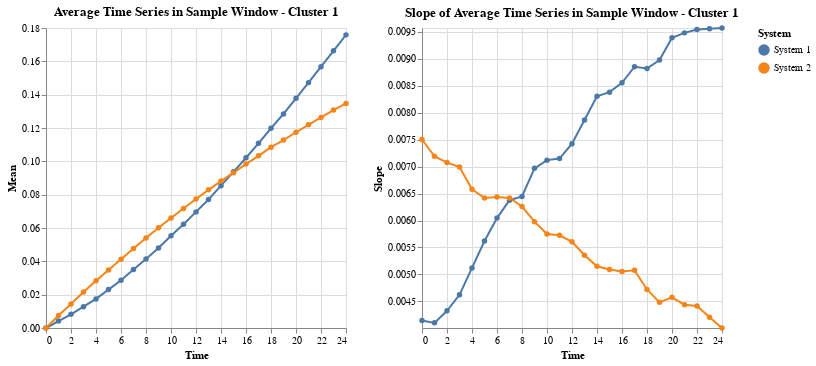
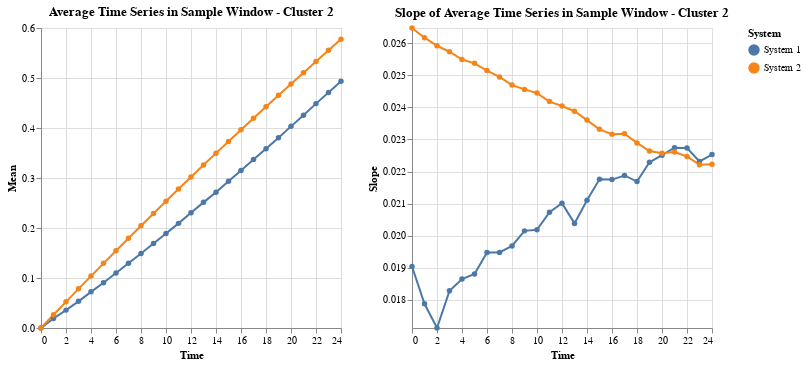

Notebook code for these charts, in order:
### Code cell
windowType = "Sample"
for cluster_label in [0, 1, 2]:
    process_cluster(cluster_label, df, df2,windowType)

### Figure 1 — Vega specification as saved in the notebook (floating-point values rounded to 4 significant figures)
{"$schema": "https://vega.github.io/schema/vega/v5.json", "data": [{"name": "source_0", "values": [{"Time": 0, "Mean": 0.0, "Slope": 0.004146, "System": "System 1"}, {"Time": 1, "Mean": 0.004146, "Slope": 0.004102, "System": "System 1"}, {"Time": 2, "Mean": 0.008205, "Slope": 0.004325, "System": "System 1"}, {"Time": 3, "Mean": 0.0128, "Slope": 0.004622, "System": "System 1"}, {"Time": 4, "Mean": 0.01745, "Slope": 0.005121, "System": "System 1"}, {"Time": 5, "Mean": 0.02304, "Slope": 0.00562, "System": "System 1"}, {"Time": 6, "Mean": 0.02869, "Slope": 0.006045, "System": "System 1"}, {"Time": 7, "Mean": 0.03513, "Slope": 0.006376, "System": "System 1"}, {"Time": 8, "Mean": 0.04144, "Slope": 0.006446, "System": "System 1"}, {"Time": 9, "Mean": 0.04802, "Slope": 0.006967, "System": "System 1"}, {"Time": 10, "Mean": 0.05537, "Slope": 0.007119, "System": "System 1"}, {"Time": 11, "Mean": 0.06226, "Slope": 0.007149, "System": "System 1"}, {"Time": 12, "Mean": 0.06967, "Slope": 0.007423, "System": "System 1"}, {"Time": 13, "Mean": 0.07711, "Slope": 0.007863, "System": "System 1"}, {"Time": 14, "Mean": 0.0854, "Slope": 0.008303, "System": "System 1"}, {"Time": 15, "Mean": 0.09371, "Slope": 0.008379, "System": "System 1"}, {"Time": 16, "Mean": 0.1022, "Slope": 0.008552, "System": "System 1"}, {"Time": 17, "Mean": 0.1108, "Slope": 0.008851, "System": "System 1"}, {"Time": 18, "Mean": 0.1199, "Slope": 0.008818, "System": "System 1"}, {"Time": 19, "Mean": 0.1285, "Slope": 0.008976, "System": "System 1"}, {"Time": 20, "Mean": 0.1378, "Slope": 0.009388, "System": "System 1"}, {"Time": 21, "Mean": 0.1472, "Slope": 0.009479, "System": "System 1"}, {"Time": 22, "Mean": 0.1568, "Slope": 0.009539, "System": "System 1"}, {"Time": 23, "Mean": 0.1663, "Slope": 0.009555, "System": "System 1"}, {"Time": 24, "Mean": 0.1759, "Slope": 0.009569, "System": "System 1"}, {"Time": 0, "Mean": 0.0, "Slope": 0.007502, "System": "System 2"}, {"Time": 1, "Mean": 0.007502, "Slope": 0.007191, "System": "System 2"}, {"Time": 2, "Mean": 0.01438, "Slope": 0.007074, "System": "System 2"}, {"Time": 3, "Mean": 0.02165, "Slope": 0.006991, "System": "System 2"}, {"Time": 4, "Mean": 0.02836, "Slope": 0.006579, "System": "System 2"}, {"Time": 5, "Mean": 0.03481, "Slope": 0.006417, "System": "System 2"}, {"Time": 6, "Mean": 0.0412, "Slope": 0.006435, "System": "System 2"}, {"Time": 7, "Mean": 0.04768, "Slope": 0.006419, "System": "System 2"}, {"Time": 8, "Mean": 0.05404, "Slope": 0.006259, "System": "System 2"}, {"Time": 9, "Mean": 0.06019, "Slope": 0.005978, "System": "System 2"}, {"Time": 10, "Mean": 0.06599, "Slope": 0.005749, "System": "System 2"}, {"Time": 11, "Mean": 0.07169, "Slope": 0.005726, "System": "System 2"}, {"Time": 12, "Mean": 0.07744, "Slope": 0.005605, "System": "System 2"}, {"Time": 13, "Mean": 0.0829, "Slope": 0.005357, "System": "System 2"}, {"Time": 14, "Mean": 0.08816, "Slope": 0.005151, "System": "System 2"}, {"Time": 15, "Mean": 0.0932, "Slope": 0.005091, "System": "System 2"}, {"Time": 16, "Mean": 0.09834, "Slope": 0.005054, "System": "System 2"}, {"Time": 17, "Mean": 0.1033, "Slope": 0.005078, "System": "System 2"}, {"Time": 18, "Mean": 0.1085, "Slope": 0.004722, "System": "System 2"}, {"Time": 19, "Mean": 0.1128, "Slope": 0.004483, "System": "System 2"}, {"Time": 20, "Mean": 0.1175, "Slope": 0.004577, "System": "System 2"}, {"Time": 21, "Mean": 0.1219, "Slope": 0.004439, "System": "System 2"}, {"Time": 22, "Mean": 0.1263, "Slope": 0.004417, "System": "System 2"}, {"Time": 23, "Mean": 0.1307, "Slope": 0.004206, "System": "System 2"}, {"Time": 24, "Mean": 0.1347, "Slope": 0.004007, "System": "System 2"}]}, {"name": "data_1", "values": [{"Mean": 0.0, "System": "System 1", "Time": 0}, {"Mean": 0.004146, "System": "System 1", "Time": 1}, {"Mean": 0.008205, "System": "System 1", "Time": 2}, {"Mean": 0.0128, "System": "System 1", "Time": 3}, {"Mean": 0.01745, "System": "System 1", "Time": 4}, {"Mean": 0.02304, "System": "System 1", "Time": 5}, {"Mean": 0.02869, "System": "System 1", "Time": 6}, {"Mean": 0.03513, "System": "System 1", "Time": 7}, {"Mean": 0.04144, "System": "System 1", "Time": 8}, {"Mean": 0.04802, "System": "System 1", "Time": 9}, {"Mean": 0.05537, "System": "System 1", "Time": 10}, {"Mean": 0.06226, "System": "System 1", "Time": 11}, {"Mean": 0.06967, "System": "System 1", "Time": 12}, {"Mean": 0.07711, "System": "System 1", "Time": 13}, {"Mean": 0.0854, "System": "System 1", "Time": 14}, {"Mean": 0.09371, "System": "System 1", "Time": 15}, {"Mean": 0.1022, "System": "System 1", "Time": 16}, {"Mean": 0.1108, "System": "System 1", "Time": 17}, {"Mean": 0.1199, "System": "System 1", "Time": 18}, {"Mean": 0.1285, "System": "System 1", "Time": 19}, {"Mean": 0.1378, "System": "System 1", "Time": 20}, {"Mean": 0.1472, "System": "System 1", "Time": 21}, {"Mean": 0.1568, "System": "System 1", "Time": 22}, {"Mean": 0.1663, "System": "System 1", "Time": 23}, {"Mean": 0.1759, "System": "System 1", "Time": 24}, {"Mean": 0.0, "System": "System 2", "Time": 0}, {"Mean": 0.007502, "System": "System 2", "Time": 1}, {"Mean": 0.01438, "System": "System 2", "Time": 2}, {"Mean": 0.02165, "System": "System 2", "Time": 3}, {"Mean": 0.02836, "System": "System 2", "Time": 4}, {"Mean": 0.03481, "System": "System 2", "Time": 5}, {"Mean": 0.0412, "System": "System 2", "Time": 6}, {"Mean": 0.04768, "System": "System 2", "Time": 7}, {"Mean": 0.05404, "System": "System 2", "Time": 8}, {"Mean": 0.06019, "System": "System 2", "Time": 9}, {"Mean": 0.06599, "System": "System 2", "Time": 10}, {"Mean": 0.07169, "System": "System 2", "Time": 11}, {"Mean": 0.07744, "System": "System 2", "Time": 12}, {"Mean": 0.0829, "System": "System 2", "Time": 13}, {"Mean": 0.08816, "System": "System 2", "Time": 14}, {"Mean": 0.0932, "System": "System 2", "Time": 15}, {"Mean": 0.09834, "System": "System 2", "Time": 16}, {"Mean": 0.1033, "System": "System 2", "Time": 17}, {"Mean": 0.1085, "System": "System 2", "Time": 18}, {"Mean": 0.1128, "System": "System 2", "Time": 19}, {"Mean": 0.1175, "System": "System 2", "Time": 20}, {"Mean": 0.1219, "System": "System 2", "Time": 21}, {"Mean": 0.1263, "System": "System 2", "Time": 22}, {"Mean": 0.1307, "System": "System 2", "Time": 23}, {"Mean": 0.1347, "System": "System 2", "Time": 24}]}, {"name": "data_2", "values": [{"Slope": 0.004146, "System": "System 1", "Time": 0}, {"Slope": 0.004102, "System": "System 1", "Time": 1}, {"Slope": 0.004325, "System": "System 1", "Time": 2}, {"Slope": 0.004622, "System": "System 1", "Time": 3}, {"Slope": 0.005121, "System": "System 1", "Time": 4}, {"Slope": 0.00562, "System": "System 1", "Time": 5}, {"Slope": 0.006045, "System": "System 1", "Time": 6}, {"Slope": 0.006376, "System": "System 1", "Time": 7}, {"Slope": 0.006446, "System": "System 1", "Time": 8}, {"Slope": 0.006967, "System": "System 1", "Time": 9}, {"Slope": 0.007119, "System": "System 1", "Time": 10}, {"Slope": 0.007149, "System": "System 1", "Time": 11}, {"Slope": 0.007423, "System": "System 1", "Time": 12}, {"Slope": 0.007863, "System": "System 1", "Time": 13}, {"Slope": 0.008303, "System": "System 1", "Time": 14}, {"Slope": 0.008379, "System": "System 1", "Time": 15}, {"Slope": 0.008552, "System": "System 1", "Time": 16}, {"Slope": 0.008851, "System": "System 1", "Time": 17}, {"Slope": 0.008818, "System": "System 1", "Time": 18}, {"Slope": 0.008976, "System": "System 1", "Time": 19}, {"Slope": 0.009388, "System": "System 1", "Time": 20}, {"Slope": 0.009479, "System": "System 1", "Time": 21}, {"Slope": 0.009539, "System": "System 1", "Time": 22}, {"Slope": 0.009555, "System": "System 1", "Time": 23}, {"Slope": 0.009569, "System": "System 1", "Time": 24}, {"Slope": 0.007502, "System": "System 2", "Time": 0}, {"Slope": 0.007191, "System": "System 2", "Time": 1}, {"Slope": 0.007074, "System": "System 2", "Time": 2}, {"Slope": 0.006991, "System": "System 2", "Time": 3}, {"Slope": 0.006579, "System": "System 2", "Time": 4}, {"Slope": 0.006417, "System": "System 2", "Time": 5}, {"Slope": 0.006435, "System": "System 2", "Time": 6}, {"Slope": 0.006419, "System": "System 2", "Time": 7}, {"Slope": 0.006259, "System": "System 2", "Time": 8}, {"Slope": 0.005978, "System": "System 2", "Time": 9}, {"Slope": 0.005749, "System": "System 2", "Time": 10}, {"Slope": 0.005726, "System": "System 2", "Time": 11}, {"Slope": 0.005605, "System": "System 2", "Time": 12}, {"Slope": 0.005357, "System": "System 2", "Time": 13}, {"Slope": 0.005151, "System": "System 2", "Time": 14}, {"Slope": 0.005091, "System": "System 2", "Time": 15}, {"Slope": 0.005054, "System": "System 2", "Time": 16}, {"Slope": 0.005078, "System": "System 2", "Time": 17}, {"Slope": 0.004722, "System": "System 2", "Time": 18}, {"Slope": 0.004483, "System": "System 2", "Time": 19}, {"Slope": 0.004577, "System": "System 2", "Time": 20}, {"Slope": 0.004439, "System": "System 2", "Time": 21}, {"Slope": 0.004417, "System": "System 2", "Time": 22}, {"Slope": 0.004206, "System": "System 2", "Time": 23}, {"Slope": 0.004007, "System": "System 2", "Time": 24}]}, {"name": "source_0_color_domain_System_0", "values": [{"System": "System 1"}, {"System": "System 2"}]}, {"name": "data_1_color_domain_System_1", "values": [{"System": "System 1"}, {"System": "System 2"}]}, {"name": "data_2_color_domain_System_2", "values": [{"System": "System 1"}, {"System": "System 2"}]}], "signals": [{"name": "childWidth", "value": 300}], "marks": [{"type": "group", "name": "concat_0_group", "encode": {"update": {"width": {"signal": "childWidth"}, "height": {"signal": "height"}}}, "marks": [{"type": "group", "name": "concat_0_layer_0_pathgroup", "from": {"facet": {"data": "source_0", "name": "faceted_path_concat_0_layer_0_main", "groupby": ["System"]}}, "encode": {"update": {"height": {"field": {"signal": null, "datum": null, "group": "height", "parent": null}}, "width": {"field": {"signal": null, "datum": null, "group": "width", "parent": null}}}}, "marks": [{"type": "line", "name": "concat_0_layer_0_marks", "from": {"data": "faceted_path_concat_0_layer_0_main"}, "sort": {"field": "datum[\"Time\"]"}, "encode": {"update": {"tooltip": {"signal": "{\"Time\": format(datum[\"Time\"], \"\"), \"Mean\": format(datum[\"Mean\"], \"\"), \"System\": isValid(datum[\"System\"]) ? datum[\"System\"] : \"\"+datum[\"System\"]}"}, "description": {"signal": "\"Time: \" + (format(datum[\"Time\"], \"\")) + \"; Mean: \" + (format(datum[\"Mean\"], \"\")) + \"; System: \" + (isValid(datum[\"System\"]) ? datum[\"System\"] : \"\"+datum[\"System\"])"}, "defined": {"signal": "isValid(datum[\"Time\"]) && isFinite(+datum[\"Time\"]) && isValid(datum[\"Mean\"]) && isFinite(+datum[\"Mean\"])"}, "x": {"field": "Time", "scale": "concat_0_x"}, "stroke": {"field": "System", "scale": "color"}, "y": {"field": "Mean", "scale": "concat_0_y"}}}, "style": ["line"]}]}, {"type": "symbol", "name": "concat_0_layer_1_marks", "from": {"data": "data_1"}, "encode": {"update": {"description": {"signal": "\"Time: \" + (format(datum[\"Time\"], \"\")) + \"; Mean: \" + (format(datum[\"Mean\"], \"\")) + \"; System: \" + (isValid(datum[\"System\"]) ? datum[\"System\"] : \"\"+datum[\"System\"])"}, "x": {"field": "Time", "scale": "concat_0_x"}, "fill": {"field": "System", "scale": "color"}, "tooltip": {"signal": "{\"Time\": format(datum[\"Time\"], \"\"), \"Mean\": format(datum[\"Mean\"], \"\"), \"System\": isValid(datum[\"System\"]) ? datum[\"System\"] : \"\"+datum[\"System\"]}"}, "ariaRoleDescription": {"value": "point"}, "y": {"field": "Mean", "scale": "concat_0_y"}, "opacity": {"value": 1}}}, "style": ["point"]}], "axes": [{"scale": "concat_0_x", "tickCount": {"signal": "ceil(childWidth/40)"}, "grid": true, "domain": false, "gridScale": "concat_0_y", "aria": false, "ticks": false, "orient": "bottom", "labels": false, "minExtent": 0, "zindex": 0, "maxExtent": 0}, {"scale": "concat_0_y", "domain": false, "labels": false, "grid": true, "gridScale": "concat_0_x", "aria": false, "tickCount": {"signal": "ceil(height/40)"}, "maxExtent": 0, "ticks": false, "orient": "left", "zindex": 0, "minExtent": 0}, {"scale": "concat_0_x", "title": "Time", "tickCount": {"signal": "ceil(childWidth/40)"}, "grid": false, "labelFlush": true, "labelOverlap": true, "orient": "bottom", "zindex": 0}, {"scale": "concat_0_y", "tickCount": {"signal": "ceil(height/40)"}, "grid": false, "orient": "left", "title": "Mean", "labelOverlap": true, "zindex": 0}], "title": {"text": "Average Time Series in Sample Window - Cluster 1", "frame": "group"}, "style": "cell"}, {"type": "group", "name": "concat_1_group", "encode": {"update": {"height": {"signal": "height"}, "width": {"signal": "childWidth"}}}, "marks": [{"type": "group", "name": "concat_1_layer_0_pathgroup", "from": {"facet": {"data": "source_0", "name": "faceted_path_concat_1_layer_0_main", "groupby": ["System"]}}, "encode": {"update": {"width": {"field": {"signal": null, "datum": null, "group": "width", "parent": null}}, "height": {"field": {"signal": null, "datum": null, "group": "height", "parent": null}}}}, "marks": [{"type": "line", "name": "concat_1_layer_0_marks", "from": {"data": "faceted_path_concat_1_layer_0_main"}, "sort": {"field": "datum[\"Time\"]"}, "encode": {"update": {"tooltip": {"signal": "{\"Time\": format(datum[\"Time\"], \"\"), \"Slope\": format(datum[\"Slope\"], \"\"), \"System\": isValid(datum[\"System\"]) ? datum[\"System\"] : \"\"+datum[\"System\"]}"}, "x": {"field": "Time", "scale": "concat_1_x"}, "stroke": {"field": "System", "scale": "color"}, "y": {"field": "Slope", "scale": "concat_1_y"}, "description": {"signal": "\"Time: \" + (format(datum[\"Time\"], \"\")) + \"; Slope: \" + (format(datum[\"Slope\"], \"\")) + \"; System: \" + (isValid(datum[\"System\"]) ? datum[\"System\"] : \"\"+datum[\"System\"])"}, "defined": {"signal": "isValid(datum[\"Time\"]) && isFinite(+datum[\"Time\"]) && isValid(datum[\"Slope\"]) && isFinite(+datum[\"Slope\"])"}}}, "style": ["line"]}]}, {"type": "symbol", "name": "concat_1_layer_1_marks", "from": {"data": "data_2"}, "encode": {"update": {"opacity": {"value": 1}, "fill": {"field": "System", "scale": "color"}, "description": {"signal": "\"Time: \" + (format(datum[\"Time\"], \"\")) + \"; Slope: \" + (format(datum[\"Slope\"], \"\")) + \"; System: \" + (isValid(datum[\"System\"]) ? datum[\"System\"] : \"\"+datum[\"System\"])"}, "x": {"field": "Time", "scale": "concat_1_x"}, "tooltip": {"signal": "{\"Time\": format(datum[\"Time\"], \"\"), \"Slope\": format(datum[\"Slope\"], \"\"), \"System\": isValid(datum[\"System\"]) ? datum[\"System\"] : \"\"+datum[\"System\"]}"}, "ariaRoleDescription": {"value": "point"}, "y": {"field": "Slope", "scale": "concat_1_y"}}}, "style": ["point"]}], "axes": [{"scale": "concat_1_x", "maxExtent": 0, "orient": "bottom", "zindex": 0, "gridScale": "concat_1_y", "labels": false, "tickCount": {"signal": "ceil(childWidth/40)"}, "domain": false, "minExtent": 0, "ticks": false, "aria": false, "grid": true}, {"scale": "concat_1_y", "gridScale": "concat_1_x", "aria": false, "grid": true, "orient": "left", "domain": false, "maxExtent": 0, "labels": false, "minExtent": 0, "zindex": 0, "tickCount": {"signal": "ceil(height/40)"}, "ticks": false}, {"scale": "concat_1_x", "title": "Time", "labelFlush": true, "grid": false, "tickCount": {"signal": "ceil(childWidth/40)"}, "zindex": 0, "labelOverlap": true, "orient": "bottom"}, {"scale": "concat_1_y", "orient": "left", "grid": false, "title": "Slope", "labelOverlap": true, "tickCount": {"signal": "ceil(height/40)"}, "zindex": 0}], "title": {"text": "Slope of Average Time Series in Sample Window - Cluster 1", "frame": "group"}, "style": "cell"}], "scales": [{"name": "color", "type": "ordinal", "domain": {"fields": [{"data": "source_0_color_domain_System_0", "field": "System"}, {"data": "data_1_color_domain_System_1", "field": "System"}, {"data": "data_2_color_domain_System_2", "field": "System"}], "sort": true}, "range": "category"}, {"name": "concat_0_x", "type": "linear", "domain": {"fields": [{"data": "source_0", "field": "Time"}, {"data": "data_1", "field": "Time"}]}, "range": [0, {"signal": "childWidth"}], "zero": false, "nice": true}, {"name": "concat_0_y", "type": "linear", "domain": {"fields": [{"data": "source_0", "field": "Mean"}, {"data": "data_1", "field": "Mean"}]}, "range": [{"signal": "height"}, 0], "nice": true, "zero": true}, {"name": "concat_1_x", "type": "linear", "domain": {"fields": [{"data": "source_0", "field": "Time"}, {"data": "data_2", "field": "Time"}]}, "range": [0, {"signal": "childWidth"}], "zero": false, "nice": true}, {"name": "concat_1_y", "type": "linear", "domain": [0.004007, 0.009569], "range": [{"signal": "height"}, 0], "zero": false}], "height": 300, "layout": {"padding": 20, "bounds": "full", "align": "each"}, "legends": [{"stroke": "color", "symbolType": "circle", "title": "System", "fill": "color", "encode": {"symbols": {"update": {"opacity": {"value": 1}}}}}], "background": "white", "padding": 5}

### Figure 2 — Vega specification as saved in the notebook (floating-point values rounded to 4 significant figures)
{"$schema": "https://vega.github.io/schema/vega/v5.json", "data": [{"name": "source_0", "values": [{"Time": 0, "Mean": 0.0, "Slope": 0.01904, "System": "System 1"}, {"Time": 1, "Mean": 0.01904, "Slope": 0.01788, "System": "System 1"}, {"Time": 2, "Mean": 0.03575, "Slope": 0.01712, "System": "System 1"}, {"Time": 3, "Mean": 0.05328, "Slope": 0.01828, "System": "System 1"}, {"Time": 4, "Mean": 0.07232, "Slope": 0.01865, "System": "System 1"}, {"Time": 5, "Mean": 0.09058, "Slope": 0.01881, "System": "System 1"}, {"Time": 6, "Mean": 0.1099, "Slope": 0.01948, "System": "System 1"}, {"Time": 7, "Mean": 0.1295, "Slope": 0.01948, "System": "System 1"}, {"Time": 8, "Mean": 0.1489, "Slope": 0.01968, "System": "System 1"}, {"Time": 9, "Mean": 0.1689, "Slope": 0.02015, "System": "System 1"}, {"Time": 10, "Mean": 0.1892, "Slope": 0.02018, "System": "System 1"}, {"Time": 11, "Mean": 0.2093, "Slope": 0.02073, "System": "System 1"}, {"Time": 12, "Mean": 0.2306, "Slope": 0.02101, "System": "System 1"}, {"Time": 13, "Mean": 0.2513, "Slope": 0.02038, "System": "System 1"}, {"Time": 14, "Mean": 0.2714, "Slope": 0.02111, "System": "System 1"}, {"Time": 15, "Mean": 0.2935, "Slope": 0.02176, "System": "System 1"}, {"Time": 16, "Mean": 0.3149, "Slope": 0.02175, "System": "System 1"}, {"Time": 17, "Mean": 0.337, "Slope": 0.02188, "System": "System 1"}, {"Time": 18, "Mean": 0.3587, "Slope": 0.02169, "System": "System 1"}, {"Time": 19, "Mean": 0.3804, "Slope": 0.02229, "System": "System 1"}, {"Time": 20, "Mean": 0.4033, "Slope": 0.02251, "System": "System 1"}, {"Time": 21, "Mean": 0.4254, "Slope": 0.02274, "System": "System 1"}, {"Time": 22, "Mean": 0.4488, "Slope": 0.02273, "System": "System 1"}, {"Time": 23, "Mean": 0.4709, "Slope": 0.02231, "System": "System 1"}, {"Time": 24, "Mean": 0.4934, "Slope": 0.02253, "System": "System 1"}, {"Time": 0, "Mean": 0.0, "Slope": 0.02648, "System": "System 2"}, {"Time": 1, "Mean": 0.02648, "Slope": 0.02617, "System": "System 2"}, {"Time": 2, "Mean": 0.05235, "Slope": 0.02592, "System": "System 2"}, {"Time": 3, "Mean": 0.07832, "Slope": 0.02574, "System": "System 2"}, {"Time": 4, "Mean": 0.1038, "Slope": 0.02549, "System": "System 2"}, {"Time": 5, "Mean": 0.1293, "Slope": 0.02537, "System": "System 2"}, {"Time": 6, "Mean": 0.1546, "Slope": 0.02515, "System": "System 2"}, {"Time": 7, "Mean": 0.1796, "Slope": 0.02495, "System": "System 2"}, {"Time": 8, "Mean": 0.2045, "Slope": 0.0247, "System": "System 2"}, {"Time": 9, "Mean": 0.229, "Slope": 0.02456, "System": "System 2"}, {"Time": 10, "Mean": 0.2536, "Slope": 0.02445, "System": "System 2"}, {"Time": 11, "Mean": 0.2779, "Slope": 0.02418, "System": "System 2"}, {"Time": 12, "Mean": 0.302, "Slope": 0.02404, "System": "System 2"}, {"Time": 13, "Mean": 0.326, "Slope": 0.02388, "System": "System 2"}, {"Time": 14, "Mean": 0.3497, "Slope": 0.02361, "System": "System 2"}, {"Time": 15, "Mean": 0.3732, "Slope": 0.02332, "System": "System 2"}, {"Time": 16, "Mean": 0.3964, "Slope": 0.02317, "System": "System 2"}, {"Time": 17, "Mean": 0.4195, "Slope": 0.02318, "System": "System 2"}, {"Time": 18, "Mean": 0.4427, "Slope": 0.02289, "System": "System 2"}, {"Time": 19, "Mean": 0.4653, "Slope": 0.02264, "System": "System 2"}, {"Time": 20, "Mean": 0.488, "Slope": 0.02257, "System": "System 2"}, {"Time": 21, "Mean": 0.5105, "Slope": 0.02261, "System": "System 2"}, {"Time": 22, "Mean": 0.5332, "Slope": 0.02247, "System": "System 2"}, {"Time": 23, "Mean": 0.5554, "Slope": 0.02221, "System": "System 2"}, {"Time": 24, "Mean": 0.5776, "Slope": 0.02223, "System": "System 2"}]}, {"name": "data_1", "values": [{"Mean": 0.0, "System": "System 1", "Time": 0}, {"Mean": 0.01904, "System": "System 1", "Time": 1}, {"Mean": 0.03575, "System": "System 1", "Time": 2}, {"Mean": 0.05328, "System": "System 1", "Time": 3}, {"Mean": 0.07232, "System": "System 1", "Time": 4}, {"Mean": 0.09058, "System": "System 1", "Time": 5}, {"Mean": 0.1099, "System": "System 1", "Time": 6}, {"Mean": 0.1295, "System": "System 1", "Time": 7}, {"Mean": 0.1489, "System": "System 1", "Time": 8}, {"Mean": 0.1689, "System": "System 1", "Time": 9}, {"Mean": 0.1892, "System": "System 1", "Time": 10}, {"Mean": 0.2093, "System": "System 1", "Time": 11}, {"Mean": 0.2306, "System": "System 1", "Time": 12}, {"Mean": 0.2513, "System": "System 1", "Time": 13}, {"Mean": 0.2714, "System": "System 1", "Time": 14}, {"Mean": 0.2935, "System": "System 1", "Time": 15}, {"Mean": 0.3149, "System": "System 1", "Time": 16}, {"Mean": 0.337, "System": "System 1", "Time": 17}, {"Mean": 0.3587, "System": "System 1", "Time": 18}, {"Mean": 0.3804, "System": "System 1", "Time": 19}, {"Mean": 0.4033, "System": "System 1", "Time": 20}, {"Mean": 0.4254, "System": "System 1", "Time": 21}, {"Mean": 0.4488, "System": "System 1", "Time": 22}, {"Mean": 0.4709, "System": "System 1", "Time": 23}, {"Mean": 0.4934, "System": "System 1", "Time": 24}, {"Mean": 0.0, "System": "System 2", "Time": 0}, {"Mean": 0.02648, "System": "System 2", "Time": 1}, {"Mean": 0.05235, "System": "System 2", "Time": 2}, {"Mean": 0.07832, "System": "System 2", "Time": 3}, {"Mean": 0.1038, "System": "System 2", "Time": 4}, {"Mean": 0.1293, "System": "System 2", "Time": 5}, {"Mean": 0.1546, "System": "System 2", "Time": 6}, {"Mean": 0.1796, "System": "System 2", "Time": 7}, {"Mean": 0.2045, "System": "System 2", "Time": 8}, {"Mean": 0.229, "System": "System 2", "Time": 9}, {"Mean": 0.2536, "System": "System 2", "Time": 10}, {"Mean": 0.2779, "System": "System 2", "Time": 11}, {"Mean": 0.302, "System": "System 2", "Time": 12}, {"Mean": 0.326, "System": "System 2", "Time": 13}, {"Mean": 0.3497, "System": "System 2", "Time": 14}, {"Mean": 0.3732, "System": "System 2", "Time": 15}, {"Mean": 0.3964, "System": "System 2", "Time": 16}, {"Mean": 0.4195, "System": "System 2", "Time": 17}, {"Mean": 0.4427, "System": "System 2", "Time": 18}, {"Mean": 0.4653, "System": "System 2", "Time": 19}, {"Mean": 0.488, "System": "System 2", "Time": 20}, {"Mean": 0.5105, "System": "System 2", "Time": 21}, {"Mean": 0.5332, "System": "System 2", "Time": 22}, {"Mean": 0.5554, "System": "System 2", "Time": 23}, {"Mean": 0.5776, "System": "System 2", "Time": 24}]}, {"name": "data_2", "values": [{"Slope": 0.01904, "System": "System 1", "Time": 0}, {"Slope": 0.01788, "System": "System 1", "Time": 1}, {"Slope": 0.01712, "System": "System 1", "Time": 2}, {"Slope": 0.01828, "System": "System 1", "Time": 3}, {"Slope": 0.01865, "System": "System 1", "Time": 4}, {"Slope": 0.01881, "System": "System 1", "Time": 5}, {"Slope": 0.01948, "System": "System 1", "Time": 6}, {"Slope": 0.01948, "System": "System 1", "Time": 7}, {"Slope": 0.01968, "System": "System 1", "Time": 8}, {"Slope": 0.02015, "System": "System 1", "Time": 9}, {"Slope": 0.02018, "System": "System 1", "Time": 10}, {"Slope": 0.02073, "System": "System 1", "Time": 11}, {"Slope": 0.02101, "System": "System 1", "Time": 12}, {"Slope": 0.02038, "System": "System 1", "Time": 13}, {"Slope": 0.02111, "System": "System 1", "Time": 14}, {"Slope": 0.02176, "System": "System 1", "Time": 15}, {"Slope": 0.02175, "System": "System 1", "Time": 16}, {"Slope": 0.02188, "System": "System 1", "Time": 17}, {"Slope": 0.02169, "System": "System 1", "Time": 18}, {"Slope": 0.02229, "System": "System 1", "Time": 19}, {"Slope": 0.02251, "System": "System 1", "Time": 20}, {"Slope": 0.02274, "System": "System 1", "Time": 21}, {"Slope": 0.02273, "System": "System 1", "Time": 22}, {"Slope": 0.02231, "System": "System 1", "Time": 23}, {"Slope": 0.02253, "System": "System 1", "Time": 24}, {"Slope": 0.02648, "System": "System 2", "Time": 0}, {"Slope": 0.02617, "System": "System 2", "Time": 1}, {"Slope": 0.02592, "System": "System 2", "Time": 2}, {"Slope": 0.02574, "System": "System 2", "Time": 3}, {"Slope": 0.02549, "System": "System 2", "Time": 4}, {"Slope": 0.02537, "System": "System 2", "Time": 5}, {"Slope": 0.02515, "System": "System 2", "Time": 6}, {"Slope": 0.02495, "System": "System 2", "Time": 7}, {"Slope": 0.0247, "System": "System 2", "Time": 8}, {"Slope": 0.02456, "System": "System 2", "Time": 9}, {"Slope": 0.02445, "System": "System 2", "Time": 10}, {"Slope": 0.02418, "System": "System 2", "Time": 11}, {"Slope": 0.02404, "System": "System 2", "Time": 12}, {"Slope": 0.02388, "System": "System 2", "Time": 13}, {"Slope": 0.02361, "System": "System 2", "Time": 14}, {"Slope": 0.02332, "System": "System 2", "Time": 15}, {"Slope": 0.02317, "System": "System 2", "Time": 16}, {"Slope": 0.02318, "System": "System 2", "Time": 17}, {"Slope": 0.02289, "System": "System 2", "Time": 18}, {"Slope": 0.02264, "System": "System 2", "Time": 19}, {"Slope": 0.02257, "System": "System 2", "Time": 20}, {"Slope": 0.02261, "System": "System 2", "Time": 21}, {"Slope": 0.02247, "System": "System 2", "Time": 22}, {"Slope": 0.02221, "System": "System 2", "Time": 23}, {"Slope": 0.02223, "System": "System 2", "Time": 24}]}, {"name": "source_0_color_domain_System_0", "values": [{"System": "System 1"}, {"System": "System 2"}]}, {"name": "data_1_color_domain_System_1", "values": [{"System": "System 1"}, {"System": "System 2"}]}, {"name": "data_2_color_domain_System_2", "values": [{"System": "System 1"}, {"System": "System 2"}]}], "signals": [{"name": "childWidth", "value": 300}], "marks": [{"type": "group", "name": "concat_0_group", "encode": {"update": {"width": {"signal": "childWidth"}, "height": {"signal": "height"}}}, "marks": [{"type": "group", "name": "concat_0_layer_0_pathgroup", "from": {"facet": {"data": "source_0", "name": "faceted_path_concat_0_layer_0_main", "groupby": ["System"]}}, "encode": {"update": {"width": {"field": {"signal": null, "datum": null, "group": "width", "parent": null}}, "height": {"field": {"signal": null, "datum": null, "group": "height", "parent": null}}}}, "marks": [{"type": "line", "name": "concat_0_layer_0_marks", "from": {"data": "faceted_path_concat_0_layer_0_main"}, "sort": {"field": "datum[\"Time\"]"}, "encode": {"update": {"defined": {"signal": "isValid(datum[\"Time\"]) && isFinite(+datum[\"Time\"]) && isValid(datum[\"Mean\"]) && isFinite(+datum[\"Mean\"])"}, "tooltip": {"signal": "{\"Time\": format(datum[\"Time\"], \"\"), \"Mean\": format(datum[\"Mean\"], \"\"), \"System\": isValid(datum[\"System\"]) ? datum[\"System\"] : \"\"+datum[\"System\"]}"}, "description": {"signal": "\"Time: \" + (format(datum[\"Time\"], \"\")) + \"; Mean: \" + (format(datum[\"Mean\"], \"\")) + \"; System: \" + (isValid(datum[\"System\"]) ? datum[\"System\"] : \"\"+datum[\"System\"])"}, "stroke": {"field": "System", "scale": "color"}, "x": {"field": "Time", "scale": "concat_0_x"}, "y": {"field": "Mean", "scale": "concat_0_y"}}}, "style": ["line"]}]}, {"type": "symbol", "name": "concat_0_layer_1_marks", "from": {"data": "data_1"}, "encode": {"update": {"tooltip": {"signal": "{\"Time\": format(datum[\"Time\"], \"\"), \"Mean\": format(datum[\"Mean\"], \"\"), \"System\": isValid(datum[\"System\"]) ? datum[\"System\"] : \"\"+datum[\"System\"]}"}, "description": {"signal": "\"Time: \" + (format(datum[\"Time\"], \"\")) + \"; Mean: \" + (format(datum[\"Mean\"], \"\")) + \"; System: \" + (isValid(datum[\"System\"]) ? datum[\"System\"] : \"\"+datum[\"System\"])"}, "opacity": {"value": 1}, "fill": {"field": "System", "scale": "color"}, "x": {"field": "Time", "scale": "concat_0_x"}, "y": {"field": "Mean", "scale": "concat_0_y"}, "ariaRoleDescription": {"value": "point"}}}, "style": ["point"]}], "axes": [{"scale": "concat_0_x", "orient": "bottom", "labels": false, "grid": true, "tickCount": {"signal": "ceil(childWidth/40)"}, "domain": false, "gridScale": "concat_0_y", "aria": false, "minExtent": 0, "ticks": false, "zindex": 0, "maxExtent": 0}, {"scale": "concat_0_y", "gridScale": "concat_0_x", "domain": false, "tickCount": {"signal": "ceil(height/40)"}, "maxExtent": 0, "labels": false, "orient": "left", "zindex": 0, "grid": true, "ticks": false, "minExtent": 0, "aria": false}, {"scale": "concat_0_x", "orient": "bottom", "grid": false, "labelFlush": true, "labelOverlap": true, "title": "Time", "tickCount": {"signal": "ceil(childWidth/40)"}, "zindex": 0}, {"scale": "concat_0_y", "labelOverlap": true, "orient": "left", "tickCount": {"signal": "ceil(height/40)"}, "title": "Mean", "grid": false, "zindex": 0}], "title": {"text": "Average Time Series in Sample Window - Cluster 2", "frame": "group"}, "style": "cell"}, {"type": "group", "name": "concat_1_group", "encode": {"update": {"width": {"signal": "childWidth"}, "height": {"signal": "height"}}}, "marks": [{"type": "group", "name": "concat_1_layer_0_pathgroup", "from": {"facet": {"data": "source_0", "name": "faceted_path_concat_1_layer_0_main", "groupby": ["System"]}}, "encode": {"update": {"width": {"field": {"signal": null, "datum": null, "group": "width", "parent": null}}, "height": {"field": {"signal": null, "datum": null, "group": "height", "parent": null}}}}, "marks": [{"type": "line", "name": "concat_1_layer_0_marks", "from": {"data": "faceted_path_concat_1_layer_0_main"}, "sort": {"field": "datum[\"Time\"]"}, "encode": {"update": {"tooltip": {"signal": "{\"Time\": format(datum[\"Time\"], \"\"), \"Slope\": format(datum[\"Slope\"], \"\"), \"System\": isValid(datum[\"System\"]) ? datum[\"System\"] : \"\"+datum[\"System\"]}"}, "stroke": {"field": "System", "scale": "color"}, "description": {"signal": "\"Time: \" + (format(datum[\"Time\"], \"\")) + \"; Slope: \" + (format(datum[\"Slope\"], \"\")) + \"; System: \" + (isValid(datum[\"System\"]) ? datum[\"System\"] : \"\"+datum[\"System\"])"}, "x": {"field": "Time", "scale": "concat_1_x"}, "y": {"field": "Slope", "scale": "concat_1_y"}, "defined": {"signal": "isValid(datum[\"Time\"]) && isFinite(+datum[\"Time\"]) && isValid(datum[\"Slope\"]) && isFinite(+datum[\"Slope\"])"}}}, "style": ["line"]}]}, {"type": "symbol", "name": "concat_1_layer_1_marks", "from": {"data": "data_2"}, "encode": {"update": {"tooltip": {"signal": "{\"Time\": format(datum[\"Time\"], \"\"), \"Slope\": format(datum[\"Slope\"], \"\"), \"System\": isValid(datum[\"System\"]) ? datum[\"System\"] : \"\"+datum[\"System\"]}"}, "opacity": {"value": 1}, "fill": {"field": "System", "scale": "color"}, "description": {"signal": "\"Time: \" + (format(datum[\"Time\"], \"\")) + \"; Slope: \" + (format(datum[\"Slope\"], \"\")) + \"; System: \" + (isValid(datum[\"System\"]) ? datum[\"System\"] : \"\"+datum[\"System\"])"}, "x": {"field": "Time", "scale": "concat_1_x"}, "y": {"field": "Slope", "scale": "concat_1_y"}, "ariaRoleDescription": {"value": "point"}}}, "style": ["point"]}], "axes": [{"scale": "concat_1_x", "domain": false, "aria": false, "maxExtent": 0, "orient": "bottom", "minExtent": 0, "tickCount": {"signal": "ceil(childWidth/40)"}, "labels": false, "gridScale": "concat_1_y", "grid": true, "ticks": false, "zindex": 0}, {"scale": "concat_1_y", "aria": false, "domain": false, "minExtent": 0, "gridScale": "concat_1_x", "grid": true, "orient": "left", "tickCount": {"signal": "ceil(height/40)"}, "zindex": 0, "labels": false, "ticks": false, "maxExtent": 0}, {"scale": "concat_1_x", "labelFlush": true, "title": "Time", "orient": "bottom", "labelOverlap": true, "tickCount": {"signal": "ceil(childWidth/40)"}, "grid": false, "zindex": 0}, {"scale": "concat_1_y", "orient": "left", "grid": false, "title": "Slope", "labelOverlap": true, "tickCount": {"signal": "ceil(height/40)"}, "zindex": 0}], "title": {"text": "Slope of Average Time Series in Sample Window - Cluster 2", "frame": "group"}, "style": "cell"}], "scales": [{"name": "color", "type": "ordinal", "domain": {"fields": [{"data": "source_0_color_domain_System_0", "field": "System"}, {"data": "data_1_color_domain_System_1", "field": "System"}, {"data": "data_2_color_domain_System_2", "field": "System"}], "sort": true}, "range": "category"}, {"name": "concat_0_x", "type": "linear", "domain": {"fields": [{"data": "source_0", "field": "Time"}, {"data": "data_1", "field": "Time"}]}, "range": [0, {"signal": "childWidth"}], "nice": true, "zero": false}, {"name": "concat_0_y", "type": "linear", "domain": {"fields": [{"data": "source_0", "field": "Mean"}, {"data": "data_1", "field": "Mean"}]}, "range": [{"signal": "height"}, 0], "nice": true, "zero": true}, {"name": "concat_1_x", "type": "linear", "domain": {"fields": [{"data": "source_0", "field": "Time"}, {"data": "data_2", "field": "Time"}]}, "range": [0, {"signal": "childWidth"}], "nice": true, "zero": false}, {"name": "concat_1_y", "type": "linear", "domain": [0.01712, 0.02648], "range": [{"signal": "height"}, 0], "zero": false}], "padding": 5, "background": "white", "layout": {"padding": 20, "bounds": "full", "align": "each"}, "legends": [{"stroke": "color", "symbolType": "circle", "title": "System", "fill": "color", "encode": {"symbols": {"update": {"opacity": {"value": 1}}}}}], "height": 300}
